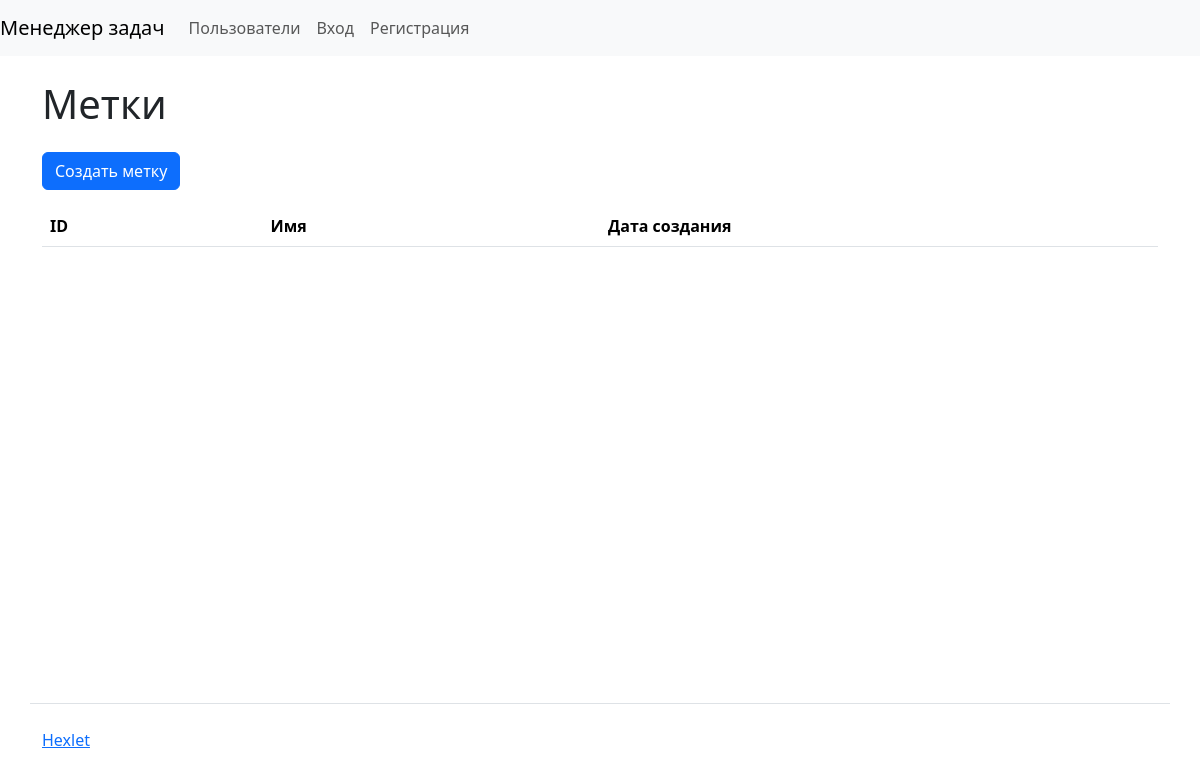
/labels/, run on an earlier commit of the app's database.
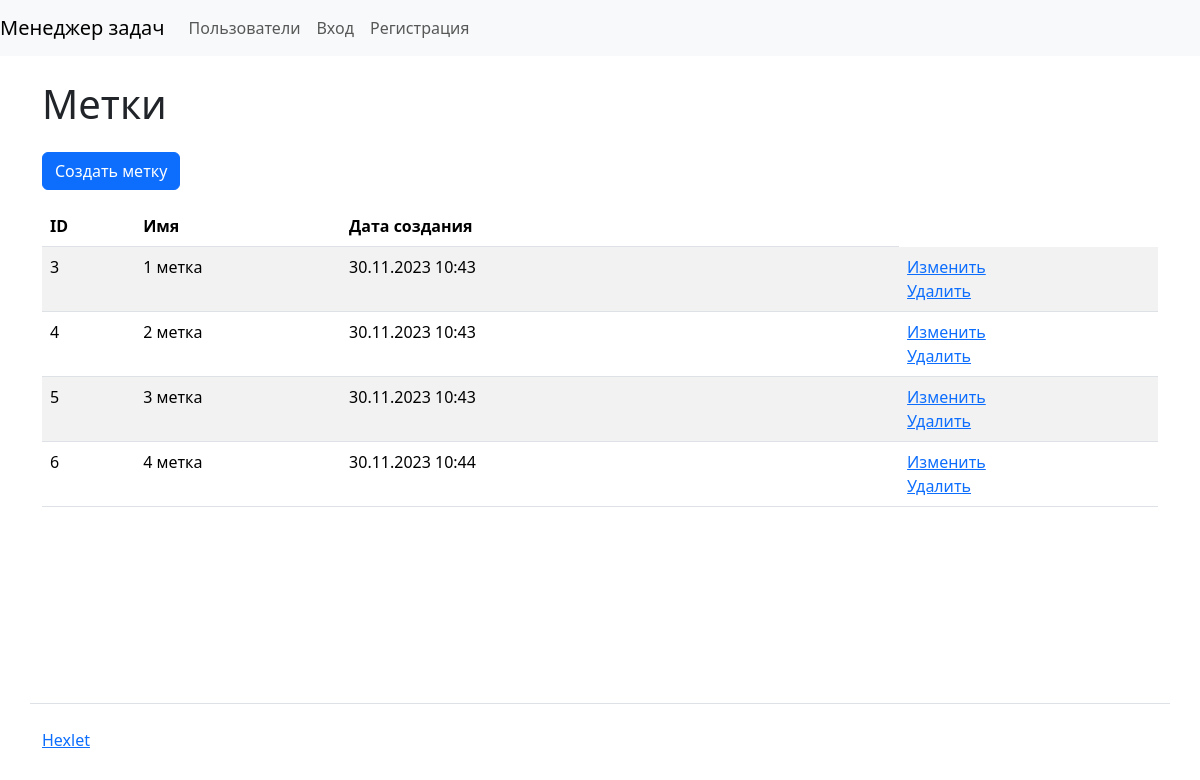
And on a later commit of the database.
### task_manager/labels/models.py (models this page shows, shortened)
class Label(models.Model):
    name = models.CharField(max_length=250, unique=True)
    created_at = models.DateTimeField(auto_now_add=True)

### task_manager/labels/views.py (the view)
# urls.py: path('', IndexLabelsView.as_view(), name="label_index"),
class IndexLabelsView(ListView):
    def get(self, request, *args, **kwargs):
        labels = Label.objects.all()
        return render(request, 'labels/label.html', {
            'labels': labels
        })

### task_manager/templates/labels/label.html (shortened to what this page needs)
{% extends 'base.html' %}
{% load django_bootstrap5 %}
{% load i18n %}
{% block content %}
      <h1 class="my-4">{% trans 'Labels' %}</h1>
<a class="btn btn-primary mb-3" href="{% url 'labels_create'%}">Создать метку</a>
        <table class="table table-striped">
          <thead class="thead-dark">
            <tr>
              <th>ID</th>
              <th>{% trans 'Name' %}</th>
              <th class="col-6">{% trans 'Date of creation' %}</th>
            </tr>
          </thead>
          <tbody>
          {% for label in labels %}
            <tr class="align-baseline">
              <td>{{ label.id }}</td>
              <td>{{ label.name }}</td>
              <td>{{ label.created_at|date:"d.m.Y H:i" }}</td>
              <td>
                <a href="{% url 'labels_update' pk=label.pk %}">{% trans 'Edit' %}</a>
                <br>
                <a href="{% url 'labels_delete' pk=label.pk %}" >{% trans 'Delete' %}</a>
              </td>
            </tr>
          {% endfor %}
     </tbody>
        </table>
{% endblock %}

What changed in the data, as far as the page shows it:
added Label: id "3", name "1 метка", created_at "30.11.2023 10:43"
added Label: id "4", name "2 метка", created_at "30.11.2023 10:43"
added Label: id "5", name "3 метка", created_at "30.11.2023 10:43"
added Label: id "6", name "4 метка", created_at "30.11.2023 10:44"
